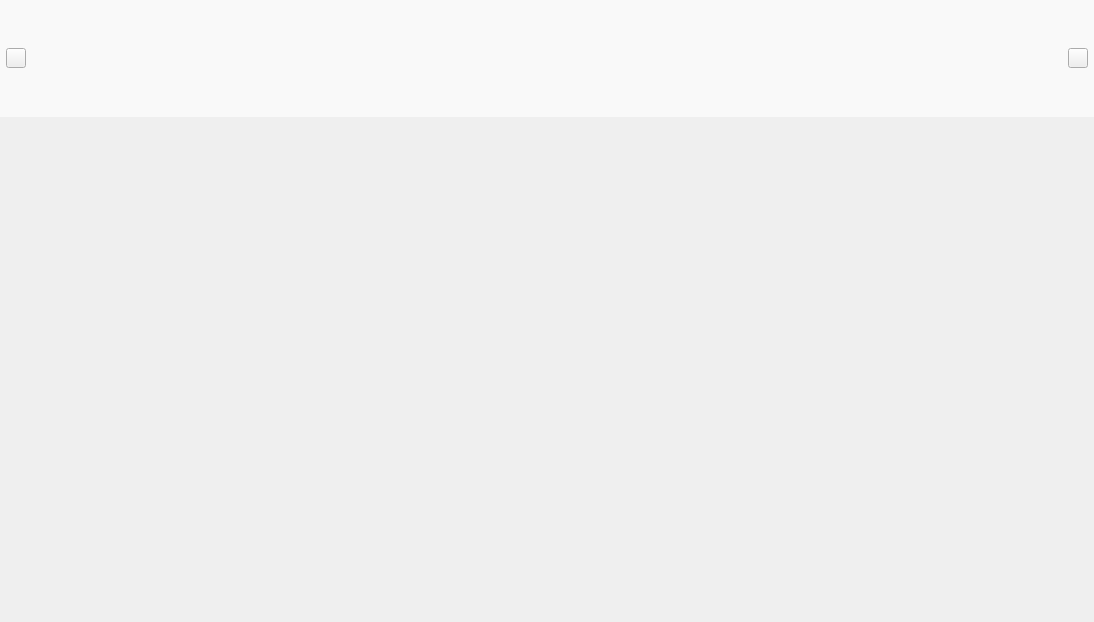
<?xml version="1.0" encoding="UTF-8"?>
<ui version="4.0">
 <class>SpeakerDisplayWidget</class>
 <widget class="QWidget" name="SpeakerDisplayWidget">
  <property name="geometry">
   <rect>
    <x>0</x>
    <y>0</y>
    <width>1094</width>
    <height>622</height>
   </rect>
  </property>
  <property name="windowTitle">
   <string>Form</string>
  </property>
  <layout class="QVBoxLayout" name="verticalLayout" stretch="140,500">
   <property name="leftMargin">
    <number>0</number>
   </property>
   <property name="topMargin">
    <number>0</number>
   </property>
   <property name="rightMargin">
    <number>0</number>
   </property>
   <property name="bottomMargin">
    <number>0</number>
   </property>
   <item>
    <widget class="QWidget" name="widget_3" native="true">
     <property name="minimumSize">
      <size>
       <width>0</width>
       <height>117</height>
      </size>
     </property>
     <property name="maximumSize">
      <size>
       <width>16777215</width>
       <height>117</height>
      </size>
     </property>
     <property name="styleSheet">
      <string notr="true">QWidget#widget_3{
background:#F9F9F9;
}</string>
     </property>
     <layout class="QHBoxLayout" name="horizontalLayout_3">
      <property name="spacing">
       <number>6</number>
      </property>
      <property name="leftMargin">
       <number>6</number>
      </property>
      <property name="topMargin">
       <number>0</number>
      </property>
      <property name="rightMargin">
       <number>6</number>
      </property>
      <property name="bottomMargin">
       <number>0</number>
      </property>
      <item>
       <widget class="QPushButton" name="leftBtn">
        <property name="maximumSize">
         <size>
          <width>20</width>
          <height>20</height>
         </size>
        </property>
        <property name="styleSheet">
         <string notr="true">QPushButton#leftBtn{
border-image: url(:/res/images/left_button.png);
}</string>
        </property>
        <property name="text">
         <string/>
        </property>
        <property name="iconSize">
         <size>
          <width>20</width>
          <height>20</height>
         </size>
        </property>
       </widget>
      </item>
      <item>
       <widget class="QWidget" name="widget_2" native="true">
        <property name="minimumSize">
         <size>
          <width>0</width>
          <height>117</height>
         </size>
        </property>
        <property name="maximumSize">
         <size>
          <width>16777215</width>
          <height>117</height>
         </size>
        </property>
        <property name="styleSheet">
         <string notr="true"/>
        </property>
        <layout class="QHBoxLayout" name="horizontalLayout_2">
         <property name="spacing">
          <number>2</number>
         </property>
         <property name="leftMargin">
          <number>0</number>
         </property>
         <property name="topMargin">
          <number>0</number>
         </property>
         <property name="rightMargin">
          <number>0</number>
         </property>
         <property name="bottomMargin">
          <number>0</number>
         </property>
        </layout>
       </widget>
      </item>
      <item>
       <widget class="QPushButton" name="rightBtn">
        <property name="maximumSize">
         <size>
          <width>20</width>
          <height>20</height>
         </size>
        </property>
        <property name="styleSheet">
         <string notr="true">QPushButton#rightBtn{
border-image: url(:/res/images/right_button.png);
}</string>
        </property>
        <property name="text">
         <string/>
        </property>
        <property name="iconSize">
         <size>
          <width>20</width>
          <height>20</height>
         </size>
        </property>
       </widget>
      </item>
     </layout>
    </widget>
   </item>
   <item>
    <widget class="QStackedWidget" name="bigDisplayContainer">
     <property name="sizePolicy">
      <sizepolicy hsizetype="Expanding" vsizetype="Expanding">
       <horstretch>0</horstretch>
       <verstretch>0</verstretch>
      </sizepolicy>
     </property>
    </widget>
   </item>
  </layout>
 </widget>
 <resources>
  <include location="demo.qrc"/>
 </resources>
 <connections/>
</ui>
